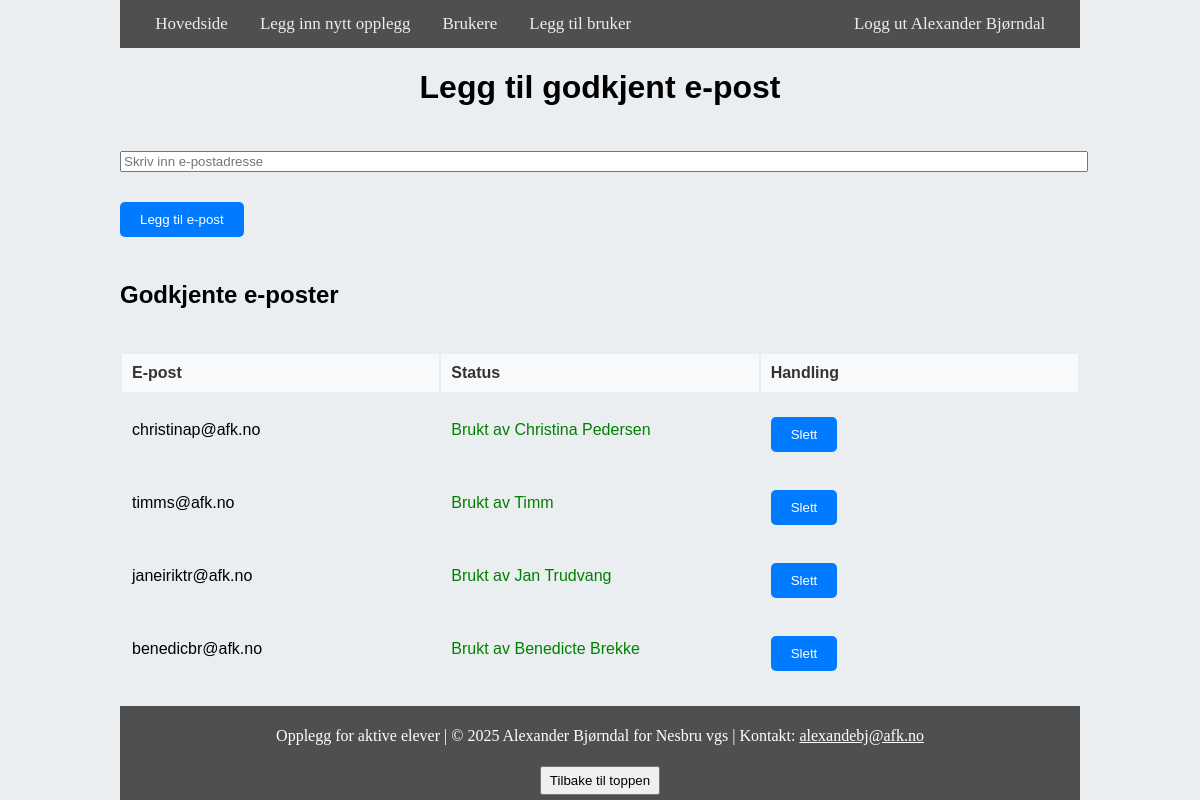
The app's page /add-bruker (signed in), older data.
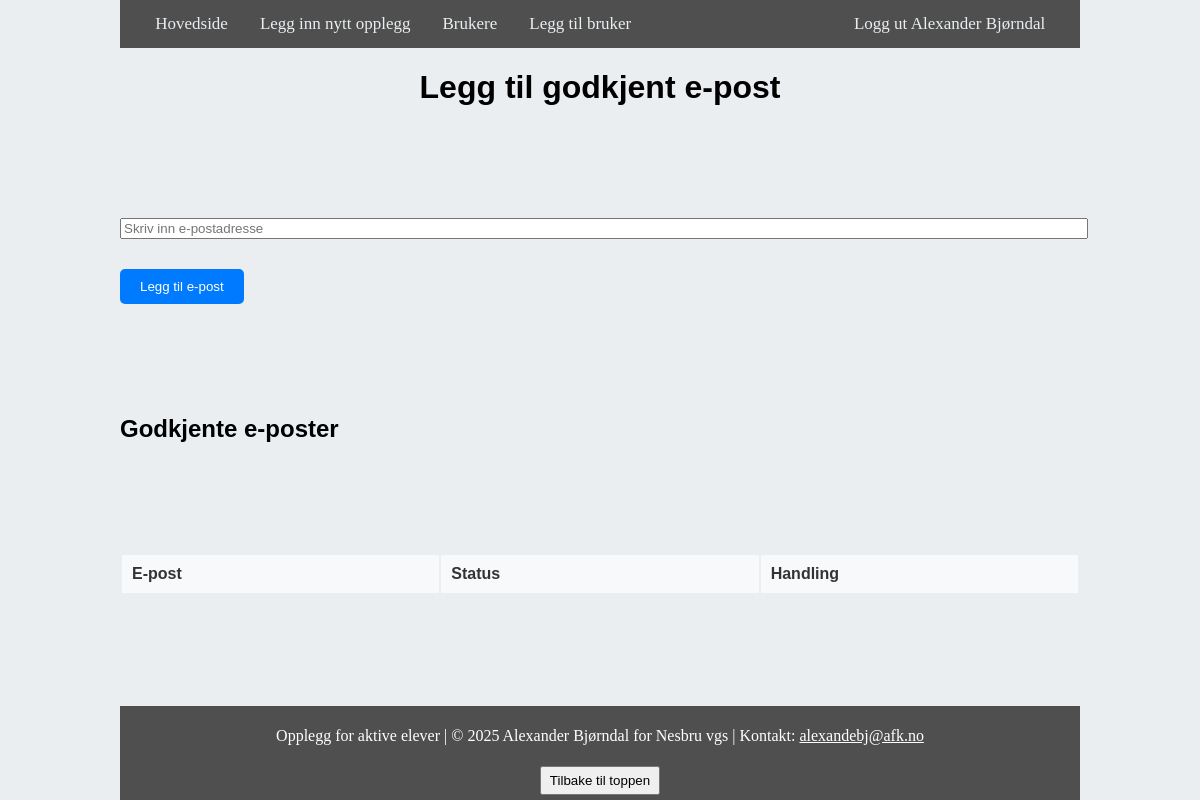
The same page, newer data.
### website/models.py (models this page shows)
class ApprovedEmail(db.Model):
    __tablename__ = 'approved_emails'
    id = db.Column(db.Integer, primary_key=True)
    email = db.Column(db.String(150), unique=True, nullable=False)

class User(db.Model, UserMixin):
    __tablename__ = 'user'
    id = db.Column(db.Integer, primary_key=True)
    email = db.Column(db.String(150), unique=True)
    password = db.Column(db.String(150))
    first_name = db.Column(db.String(150))
    role = db.Column(db.String(50), default='user')
    is_email_confirmed = db.Column(db.Boolean, default=False)
    opplegg = db.relationship('Opplegg')
    favorites = db.relationship('Opplegg', secondary=opplegg_user_favorites, backref='user_favorite')
    comments = db.relationship('Comment', back_populates='user')

### website/views.py (the view, shortened to what this page needs)
@views.route('/add-bruker', methods=['GET', 'POST'])
@login_required
def add_bruker():
    if current_user.role != 'admin':
        flash("Du har ikke tilgang til denne siden.", category="error")
        return redirect(url_for('views.home'))
    approved_emails = ApprovedEmail.query.all()
    email_status = []
    for approved in approved_emails:
        user = User.query.filter_by(email=approved.email).first()
        email_status.append({
            "id": approved.id,
            "email": approved.email,
            "is_used": user is not None,
            "user_name": user.first_name if user else None
        })
    return render_template("add_bruker.html", user=current_user, email_status=email_status)

### website/__init__.py (called while the page is built)
def create_app():
    app = Flask(__name__)
    app.config['SECRET_KEY'] = '8a7df6oliqwjh5l'
    app.config['SQLALCHEMY_DATABASE_URI'] = f'sqlite:///{DB_NAME}'
    db.init_app(app)
    migrate = Migrate(app, db)
    from .views import views
    from .auth import auth
    app.register_blueprint(views, url_prefix='/')
    app.register_blueprint(auth, url_prefix='/')
    from .models import User, Opplegg, Trait
    create_database(app)
    login_manager = LoginManager()
    login_manager.login_view = 'auth.login'
    login_manager.init_app(app)
    login_manager.login_message = "Funksjonen du prøvde å bruke krever innlogging."
    @login_manager.user_loader
    def load_user(id):
        return User.query.get(int(id))
    @app.errorhandler(403)
    def forbidden(error):
        return jsonify({'error': 'Ingen tilgang'}), 403
    return app

### website/templates/add_bruker.html (shortened to what this page needs)
{% extends "base.html" %}
{% block content %}
<div class="container">
  <h1 align="center">Legg til godkjent e-post</h1>
  <form method="POST" class="mb-4">
    <input
      type="email"
      name="email"
      placeholder="Skriv inn e-postadresse"
      required
      class="form-control mb-2"
    />
    <button type="submit" class="btn btn-primary">Legg til e-post</button>
  </form>
  <h2>Godkjente e-poster</h2>
  <table class="table table-striped table-bordered">
    <thead>
      <tr>
        <th>E-post</th>
        <th>Status</th>
        <th>Handling</th>
      </tr>
    </thead>
    <tbody>
      {% for entry in email_status %}
      <tr>
        <td>{{ entry.email }}</td>
        <td>
          {% if entry.is_used %}
            <span style="color:green;">Brukt av {{ entry.user_name }}</span>
          {% else %}
            <span style="color:red;">Ikke aktivert</span>
          {% endif %}
        </td>
        <td>
          <form method="POST" action="{{ url_for('views.delete_approved_email', approved_id=entry.id) }}">
            <button type="submit" class="btn btn-danger btn-sm">Slett</button>
          </form>
        </td>
      </tr>
      {% endfor %}
    </tbody>
  </table>
</div>
{% endblock %}

Row changes from the older to the newer data that the page shows:
removed ApprovedEmail: email "christinap@afk.no"
no longer on this page (row unchanged): User: user_name "Christina Pedersen"
removed ApprovedEmail: email "timms@afk.no"
no longer on this page (row unchanged): User: user_name "Timm"
removed ApprovedEmail: email "janeiriktr@afk.no"
no longer on this page (row unchanged): User: user_name "Jan Trudvang"
removed ApprovedEmail: email "benedicbr@afk.no"
no longer on this page (row unchanged): User: user_name "Benedicte Brekke"
Text that changed along with them:
list line gone: "Brukt av Slett"
